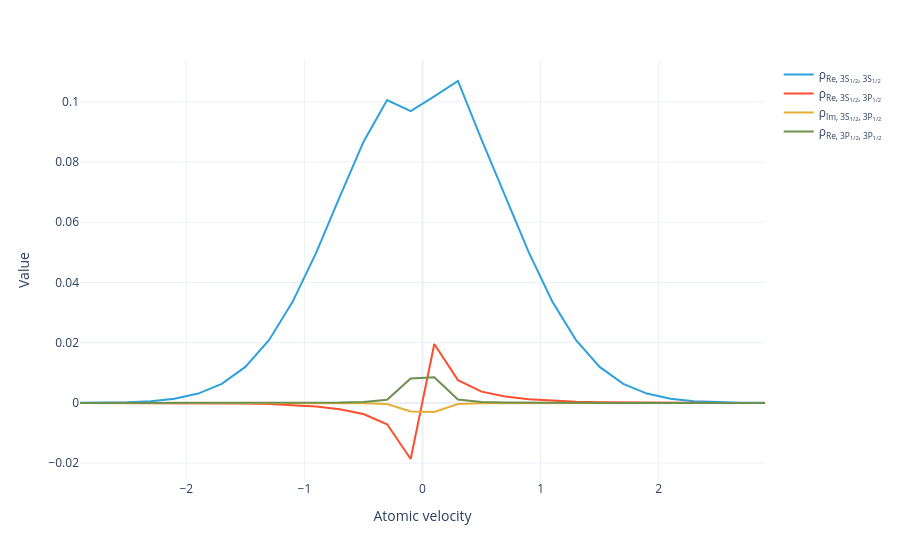

Here is the notebook cell this chart was saved with:
### Markdown cell above
Plot the real and imaginary parts of the density-matrix elements for each velocity bin:

### Code cell
#|notest
sol.visualize()

### Figure 1 — Plotly figure (JSON) as saved in the notebook; plotly's stock layout.template omitted (floating-point values rounded to 4 significant figures)
{"data": [{"hovertemplate": "Density matrix=ρ<sub>Re, 3S<sub>1/2</sub>, 3S<sub>1/2</sub></sub><br>Atomic velocity=%{x}<br>Value=%{y}<extra></extra>", "legendgroup": "ρ<sub>Re, 3S<sub>1/2</sub>, 3S<sub>1/2</sub></sub>", "line": {"color": "#2fa1da", "dash": "solid"}, "marker": {"symbol": "circle"}, "mode": "lines", "name": "ρ<sub>Re, 3S<sub>1/2</sub>, 3S<sub>1/2</sub></sub>", "orientation": "v", "showlegend": true, "type": "scatter", "x": [-2.9, -2.7, -2.5, -2.3, -2.1, -1.9, -1.7, -1.5, -1.3, -1.1, -0.9, -0.7, -0.5, -0.3, -0.1, 0.1, 0.3, 0.5, 0.7, 0.9, 1.1, 1.3, 1.5, 1.7, 1.9, 2.1, 2.3, 2.5, 2.7, 2.9], "xaxis": "x", "y": [2.628e-05, 7.996e-05, 0.0002247, 0.0005831, 0.001398, 0.003094, 0.006326, 0.01194, 0.02083, 0.03355, 0.04989, 0.06848, 0.08668, 0.1006, 0.09694, 0.1018, 0.1069, 0.08744, 0.06869, 0.04997, 0.03358, 0.02085, 0.01195, 0.006329, 0.003096, 0.001398, 0.0005833, 0.0002248, 7.999e-05, 2.629e-05], "yaxis": "y"}, {"hovertemplate": "Density matrix=ρ<sub>Re, 3S<sub>1/2</sub>, 3P<sub>1/2</sub></sub><br>Atomic velocity=%{x}<br>Value=%{y}<extra></extra>", "legendgroup": "ρ<sub>Re, 3S<sub>1/2</sub>, 3P<sub>1/2</sub></sub>", "line": {"color": "#fb4f2f", "dash": "solid"}, "marker": {"symbol": "circle"}, "mode": "lines", "name": "ρ<sub>Re, 3S<sub>1/2</sub>, 3P<sub>1/2</sub></sub>", "orientation": "v", "showlegend": true, "type": "scatter", "x": [-2.9, -2.7, -2.5, -2.3, -2.1, -1.9, -1.7, -1.5, -1.3, -1.1, -0.9, -0.7, -0.5, -0.3, -0.1, 0.1, 0.3, 0.5, 0.7, 0.9, 1.1, 1.3, 1.5, 1.7, 1.9, 2.1, 2.3, 2.5, 2.7, 2.9], "xaxis": "x", "y": [-1.946e-07, -6.359e-07, -1.93e-06, -5.443e-06, -1.429e-05, -3.496e-05, -7.987e-05, -0.0001709, -0.0003438, -0.0006542, -0.001189, -0.002096, -0.003705, -0.007107, -0.01864, 0.01957, 0.007555, 0.003738, 0.002102, 0.00119, 0.0006549, 0.0003441, 0.000171, 7.992e-05, 3.497e-05, 1.429e-05, 5.445e-06, 1.93e-06, 6.361e-07, 1.946e-07], "yaxis": "y"}, {"hovertemplate": "Density matrix=ρ<sub>Im, 3S<sub>1/2</sub>, 3P<sub>1/2</sub></sub><br>Atomic velocity=%{x}<br>Value=%{y}<extra></extra>", "legendgroup": "ρ<sub>Im, 3S<sub>1/2</sub>, 3P<sub>1/2</sub></sub>", "line": {"color": "#e4ae38", "dash": "solid"}, "marker": {"symbol": "circle"}, "mode": "lines", "name": "ρ<sub>Im, 3S<sub>1/2</sub>, 3P<sub>1/2</sub></sub>", "orientation": "v", "showlegend": true, "type": "scatter", "x": [-2.9, -2.7, -2.5, -2.3, -2.1, -1.9, -1.7, -1.5, -1.3, -1.1, -0.9, -0.7, -0.5, -0.3, -0.1, 0.1, 0.3, 0.5, 0.7, 0.9, 1.1, 1.3, 1.5, 1.7, 1.9, 2.1, 2.3, 2.5, 2.7, 2.9], "xaxis": "x", "y": [-1.029e-09, -3.613e-09, -1.184e-08, -3.63e-08, -1.044e-07, -2.822e-07, -7.207e-07, -1.748e-06, -4.057e-06, -9.124e-06, -2.026e-05, -4.593e-05, -0.0001137, -0.0003634, -0.002859, -0.003002, -0.0003863, -0.0001147, -4.607e-05, -2.029e-05, -9.133e-06, -4.061e-06, -1.749e-06, -7.211e-07, -2.824e-07, -1.044e-07, -3.632e-08, -1.184e-08, -3.614e-09, -1.03e-09], "yaxis": "y"}, {"hovertemplate": "Density matrix=ρ<sub>Re, 3P<sub>1/2</sub>, 3P<sub>1/2</sub></sub><br>Atomic velocity=%{x}<br>Value=%{y}<extra></extra>", "legendgroup": "ρ<sub>Re, 3P<sub>1/2</sub>, 3P<sub>1/2</sub></sub>", "line": {"color": "#6d904f", "dash": "solid"}, "marker": {"symbol": "circle"}, "mode": "lines", "name": "ρ<sub>Re, 3P<sub>1/2</sub>, 3P<sub>1/2</sub></sub>", "orientation": "v", "showlegend": true, "type": "scatter", "x": [-2.9, -2.7, -2.5, -2.3, -2.1, -1.9, -1.7, -1.5, -1.3, -1.1, -0.9, -0.7, -0.5, -0.3, -0.1, 0.1, 0.3, 0.5, 0.7, 0.9, 1.1, 1.3, 1.5, 1.7, 1.9, 2.1, 2.3, 2.5, 2.7, 2.9], "xaxis": "x", "y": [3.172e-09, 1.101e-08, 3.573e-08, 1.085e-07, 3.093e-07, 8.296e-07, 2.103e-06, 5.067e-06, 1.169e-05, 2.617e-05, 5.786e-05, 0.0001307, 0.0003228, 0.00103, 0.008099, 0.008505, 0.001095, 0.0003256, 0.0001311, 5.796e-05, 2.62e-05, 1.17e-05, 5.07e-06, 2.104e-06, 8.3e-07, 3.094e-07, 1.086e-07, 3.574e-08, 1.102e-08, 3.173e-09], "yaxis": "y"}], "layout": {"legend": {"title": {}, "tracegroupgap": 0}, "margin": {"t": 60}, "xaxis": {"anchor": "y", "domain": [0, 1], "title": {"text": "Atomic velocity"}}, "yaxis": {"anchor": "x", "domain": [0, 1], "title": {"text": "Value"}}}}
